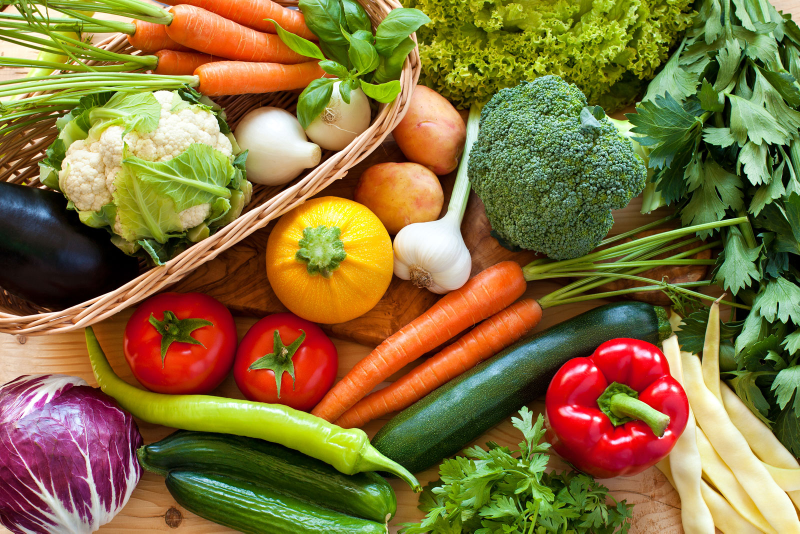
#> input picture CS-669/Assignment_2/Image.jpg, 1600 x 1067 px (shown at 1/2 size)
$ jupyter execute --allow-errors Untitled.ipynb
#> lines starting #> are read from the running program, lines starting #| are printed output that depends on the picture
[cell 1]
import numpy as np
import matplotlib.pyplot as plt
import PIL
import numba as nb
import time

[cell 2]
IMAGE_PATH = "Image.jpg"

[cell 3]
image = np.array(PIL.Image.open(IMAGE_PATH))
#> image is the input picture: shape (1067, 1600, 3); mean R, G, B 132.2, 112.5, 58.5

[cell 4]
plt.imshow(image)

[cell 5]
def get_data(file_path, delim):
    with open(file_path) as f:
        features = np.array(list(map(lambda x : list(map(float, x.strip().split(delim))),f.readlines())))
    return features

#> (a cell that did not finish here is left out)

[cell 7]
point_specs = [
    ('cluster', nb.int64),
    ('x', nb.float64),
    ('y', nb.float64),
    ('id', nb.float64)
]

class Point(np.ndarray):
    def __new__(self, *args, **kwargs):
        return super(Point, self).__new__(self, *args, **kwargs)
    def __array_finalize__(self, obj):
        self.cluster = -1
    def set_id(self, id):
        self.id = id
    def set_cordinates(self, x, y):
        self.x = x
        self.y = y

# [52 lines left out: functions sample_centroids_initializer, convert2point, get_points, get_components, get_mean, resolve_cluster, not called in this run]


kmeans_specs = [
    ('data', list),
    ('union_buffer', set),
    ('centers', np.ndarray),
    ('points',set),
    ('k',int),
    ('input_shape',list),
]

 # @nb.jitclass(kmeans_specs)
class Kmeans:

    # [71 lines left out: functions __init__, fit, resolve_point, get_mean, resolve_cluster, not called in this run]
        # resolve_cluster(self, cluster_id)

    def plot_cluster(self, cluster_id):
        for point_id in self.points[cluster_id]:
            plt.scatter(*self.data[point_id])

    # [6 lines left out: function plot, not called in this run]

[cell 8]
# [4 lines left out: function solve_for_data, not called in this run]
#> (the rest of this cell did not finish here and is left out)

[cell 9]
def initialize_centroids(data, k):
    centroids = data.copy()
    np.random.shuffle(centroids)
    return centroids[:k]

def closest_centroid(data, centroids):
    distances = np.sqrt(((data - centroids[:, np.newaxis])**2).sum(axis=2))
    return np.argmin(distances, axis=0)

def move_centroids(data, closest, centroids):
    return np.array([data[closest==k].mean(axis=0) for k in range(centroids.shape[0])])

def kmeans(data, k, iterations=5, plot_2d=False):
    centroids = initialize_centroids(data, k)
    init_time = time.time()
    for i in range(iterations):
        s_time = time.time()
        cluster = closest_centroid(data, centroids)
        centroids = move_centroids(data, cluster, centroids)
        print(f" iteration {i+1} : {time.time()-s_time}")

    if plot_2d:
        plt.scatter(data[:,0], data[:,1], c=cluster)
        plt.scatter(centroids[:,0], centroids[:,1], c='black', marker='x')
    print(f"total : {time.time()-init_time}")
    return centroids, cluster


def segmented_image(data_shape, centroids, cluster, shape):
    seg_img = np.zeros(data_shape)
    for i in range(seg_img.shape[0]):
        # print(centroids[cluster[i]][:3])
        seg_img[i] = centroids[cluster[i]][:data_shape[-1]]
    seg_img = seg_img.reshape(shape)
    return seg_img

[cell 10]
# [11 lines left out: function preprocess1, not called in this run]

def preprocess(image):
    image = image.astype(np.float64)
    image = image/127.5 -1
    return np.array(list(zip(image[:,:,0].flatten(),image[:,:,1].flatten(),image[:,:,0].flatten())))

def preprocess2(image):
    image = image.astype(np.float64)
    image = image/127.5 -1
    xs = []
    ys = []
    for i in range(image.shape[0]):
        for j in range(image.shape[1]):
            xs.append(i)
            ys.append(j)
    xs, ys = np.array(xs)/(1067./2) -1, np.array(ys)/800 -1
    return np.array(list(zip(image[:,:,0].flatten(),image[:,:,1].flatten(),image[:,:,0].flatten(), xs, ys)))

#> (a cell that did not finish here is left out)

[cell 12]
img_data = preprocess(image)
img_data.shape
#> Out = (1707200, 3)

[cell 13]
centroids, cluster = kmeans(img_data, 2)
#> in kmeans, `centroids = initialize_centroids(data, k)`: centroids = [[-0.451, -0.349, -0.451], [0.263, -0.475, 0.263]]
#> the loop in kmeans, `for i in range(iterations):` made 5 passes
#> centroids on passes 1 to 5: [[-0.493, -0.426, -0.493], [0.49, 0.146, 0.49]], [[-0.462, -0.476, -0.462], [0.51, 0.222, 0.51]], [[-0.447, -0.478, -0.447], [0.519, 0.241, 0.519]], [[-0.441, -0.475, -0.441], [0.525, 0.248, 0.525]], [[-0.438, -0.474, -0.438], [0.528, 0.251, 0.528]]
#> centroids = [[-0.438, -0.474, -0.438], [0.528, 0.251, 0.528]]

[cell 14]
seg_img = segmented_image(img_data.shape, centroids, cluster,image.shape)
#> in segmented_image, `seg_img = seg_img.reshape(shape)`:
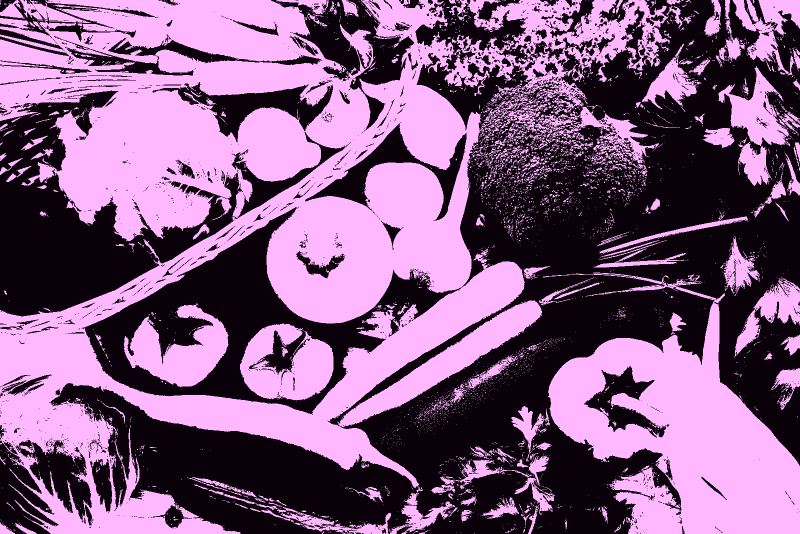
#> seg_img: shape (1067, 1600, 3) float64 (shown at 1/2 size); mean of channels 0, 1, 2 0.0369, -0.118, 0.0369; drawn with min black and max white

[cell 15]
def show_image(seg_img):
    seg_img = (seg_img+1)*127.5
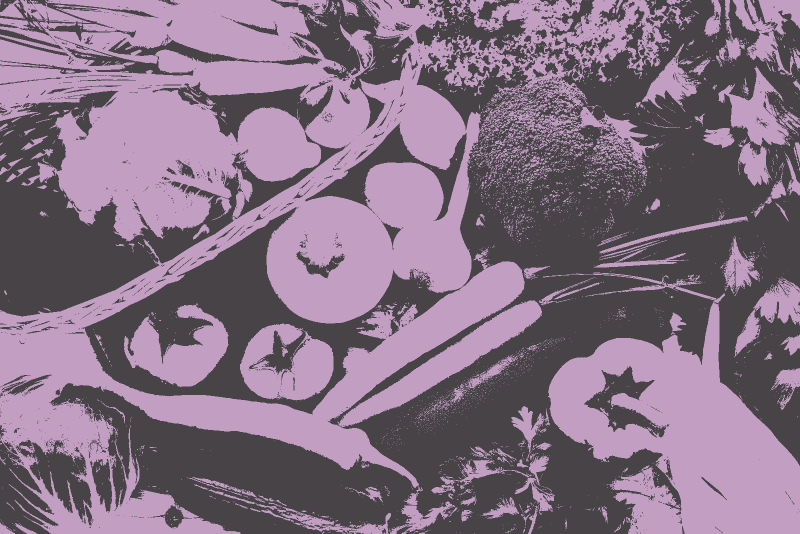
#> seg_img: shape (1067, 1600, 3) float64 (shown at 1/2 size); mean of channels 0, 1, 2 132.2, 112.5, 132.2; drawn as R, G, B
    seg_img = seg_img.astype(np.uint64)
    plt.imshow(seg_img)
show_image(seg_img)

[cell 16]
image.shape
#> Out = (1067, 1600, 3)

[cell 17]
img_data2 = preprocess2(image)
img_data2.shape
#> Out = (1707200, 5)

[cell 18]
centroids, cluster = kmeans(img_data2, 3, iterations=20)
#> centroids = [[-0.321, -0.542, -0.321, 0.415, -0.312], [0.588, 0.298, 0.588, -0.0704, -0.111], [-0.419, -0.294, -0.419, -0.349, 0.511]]
seg_img2 = segmented_image(img_data.shape, centroids, cluster,image.shape)
#> call 2 of segmented_image, with data_shape = (1707200, 3), centroids = array of shape (3, 5), cluster = array of shape (1707200,), shape = (1067, 1600, 3)
#> in segmented_image (call 2), `seg_img = seg_img.reshape(shape)`:
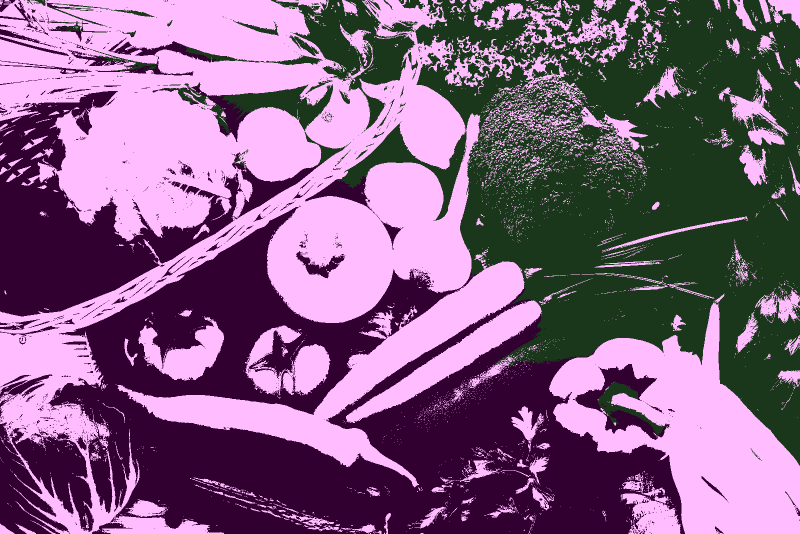
#> seg_img: shape (1067, 1600, 3) float64 (shown at 1/2 size); mean of channels 0, 1, 2 0.0369, -0.118, 0.0369; drawn with min black and max white

[cell 19]
show_image(seg_img2)
#> in show_image (call 2), `seg_img = (seg_img+1)*127.5`:
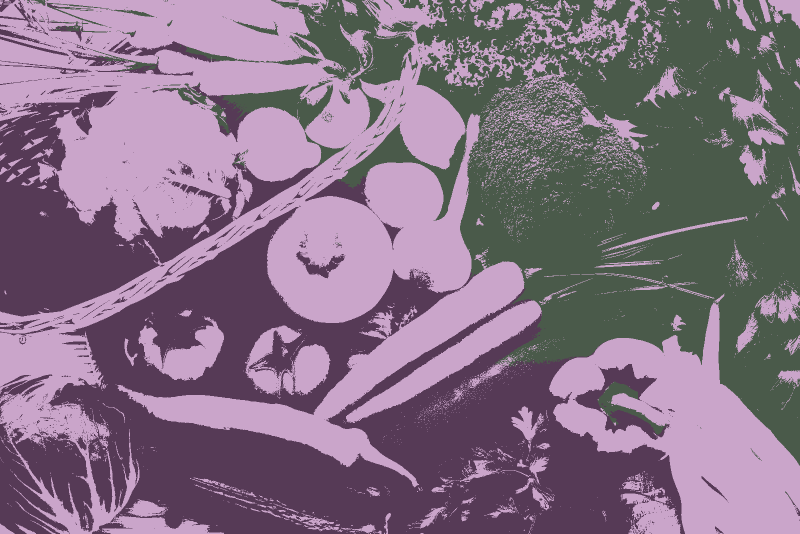
#> seg_img: shape (1067, 1600, 3) float64 (shown at 1/2 size); mean of channels 0, 1, 2 132.2, 112.5, 132.2; drawn as R, G, B

[cell 20]
centroids
#> Out has the same summary as centroids
